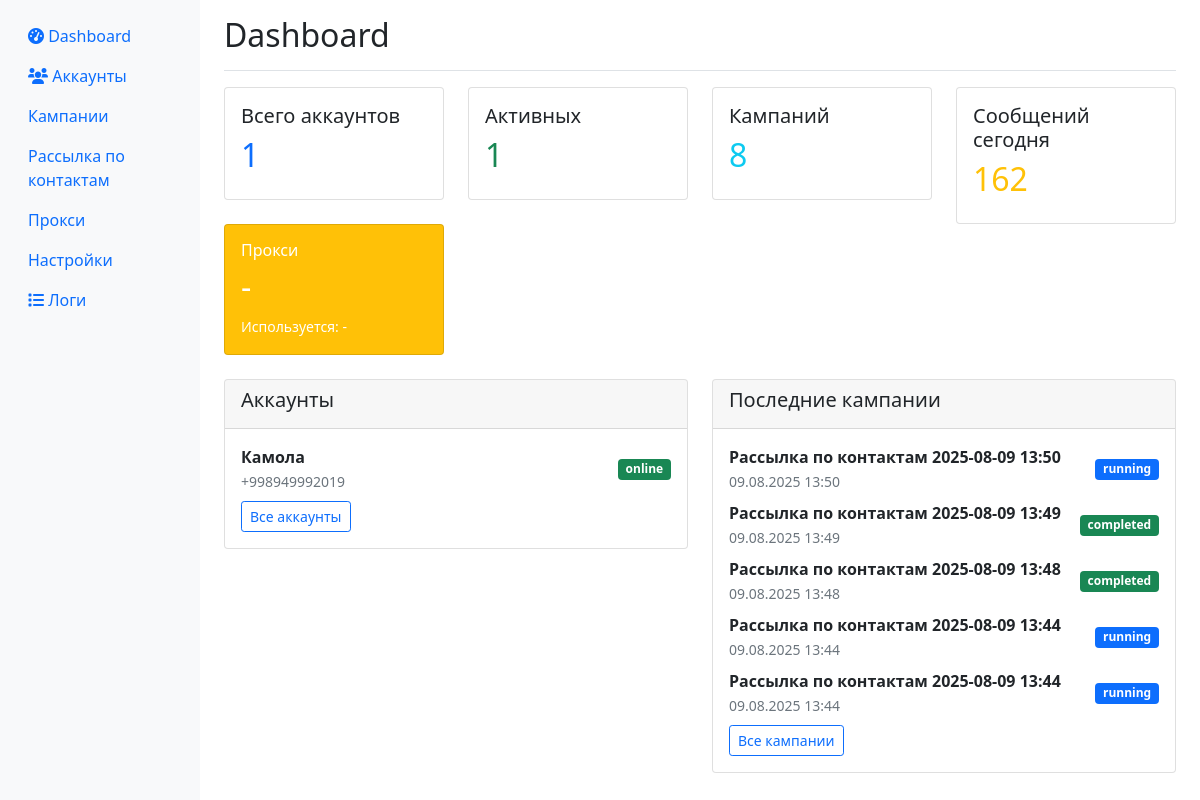
Before: / with the older database file.
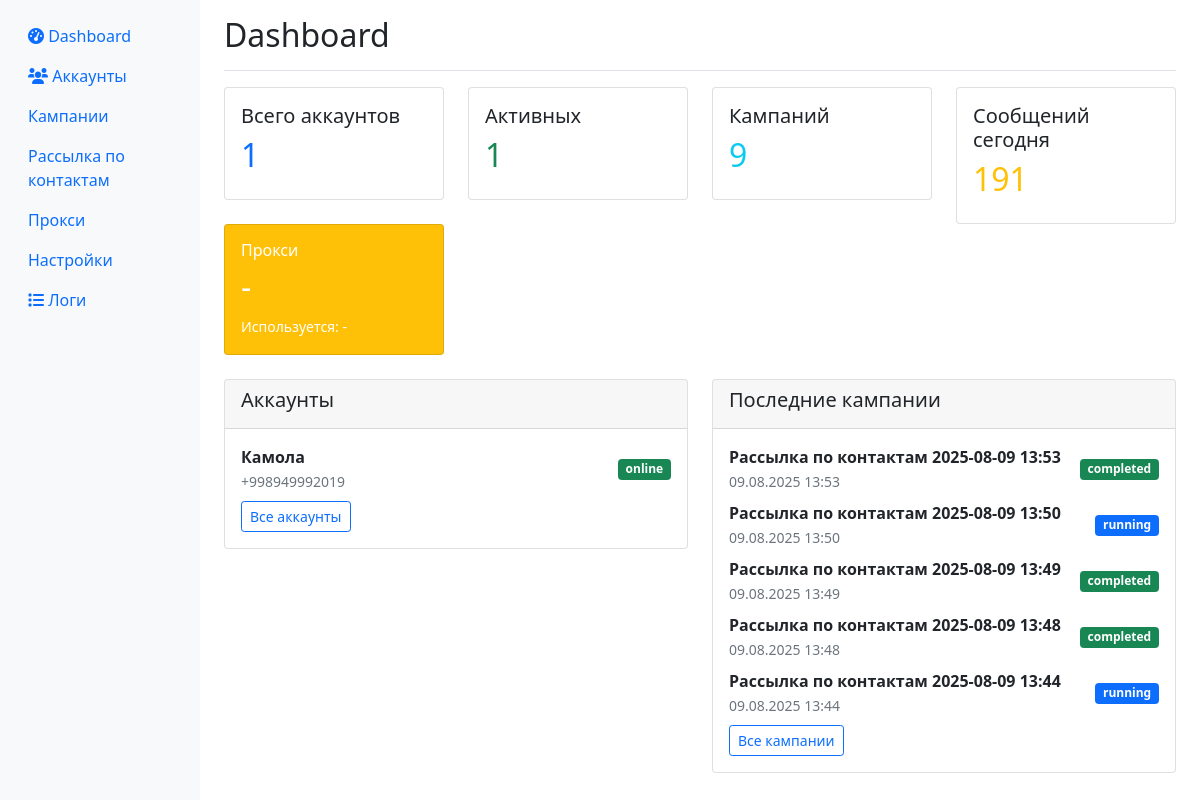
After: the same page with the newer database file.
### app/database.py (models this page shows)
class Account(Base):
    __tablename__ = "accounts"
    id = Column(Integer, primary_key=True, index=True)
    phone = Column(String, unique=True, index=True)
    name = Column(String)
    status = Column(String, default="offline")  # online, offline, blocked, error
    session_data = Column(Text)  # зашифрованная сессия
    proxy = Column(String, nullable=True)
    created_at = Column(DateTime, default=datetime.utcnow)
    last_activity = Column(DateTime, default=datetime.utcnow)
    messages_sent_today = Column(Integer, default=0)
    messages_sent_hour = Column(Integer, default=0)
    last_message_time = Column(DateTime, nullable=True)
    is_active = Column(Boolean, default=True)

class Campaign(Base):
    __tablename__ = "campaigns"
    id = Column(Integer, primary_key=True, index=True)
    name = Column(String)
    channel_message = Column(Text, nullable=True)
    group_message = Column(Text, nullable=True)
    private_message = Column(Text, nullable=True)
    channels_list = Column(Text, nullable=True)
    groups_list = Column(Text, nullable=True)
    private_list = Column(Text, nullable=True)
    delay_seconds = Column(Integer, default=3)
    attachment_path = Column(String, nullable=True)
    status = Column(String, default="created")  # created, running, paused, completed, scheduled, cancelled
    created_at = Column(DateTime, default=datetime.utcnow)
    scheduled_start = Column(DateTime, nullable=True)  # время запланированного старта
    account_id = Column(Integer, nullable=True)  # для привязки к конкретному аккаунту

### app/web.py (the view)
@app.get("/", response_class=HTMLResponse)
async def dashboard(request: Request, db: Session = Depends(get_db)):
    accounts = db.query(Account).all()
    campaigns = db.query(Campaign).order_by(Campaign.created_at.desc()).limit(10).all()
    total_accounts = len(accounts)
    active_accounts = len([a for a in accounts if a.is_active and a.status == "online"])
    total_campaigns = db.query(Campaign).count()
    messages_sent_today = db.query(SendLog).filter(
        SendLog.sent_at >= datetime.utcnow().date()
    ).count()
    return templates.TemplateResponse("dashboard.html", {
        "request": request,
        "accounts": accounts,
        "campaigns": campaigns,
        "stats": {
            "total_accounts": total_accounts,
            "active_accounts": active_accounts,
            "total_campaigns": total_campaigns,
            "messages_sent_today": messages_sent_today
        }
    })

### templates/dashboard.html (shortened to what this page needs)
{% extends "base.html" %}
{% block content %}
<div class="d-flex justify-content-between flex-wrap flex-md-nowrap align-items-center pt-3 pb-2 mb-3 border-bottom">
    <h1 class="h2">Dashboard</h1>
</div>
<div class="row mb-4">
    <div class="col-md-3">
        <div class="card">
            <div class="card-body">
                <h5 class="card-title">Всего аккаунтов</h5>
                <h2 class="text-primary">{{ stats.total_accounts }}</h2>
            </div>
        </div>
    </div>
    <div class="col-md-3">
        <div class="card">
            <div class="card-body">
                <h5 class="card-title">Активных</h5>
                <h2 class="text-success">{{ stats.active_accounts }}</h2>
            </div>
        </div>
    </div>
    <div class="col-md-3">
        <div class="card">
            <div class="card-body">
                <h5 class="card-title">Кампаний</h5>
                <h2 class="text-info">{{ stats.total_campaigns }}</h2>
            </div>
        </div>
    </div>
    <div class="col-md-3">
        <div class="card">
            <div class="card-body">
                <h5 class="card-title">Сообщений сегодня</h5>
                <h2 class="text-warning">{{ stats.messages_sent_today }}</h2>
            </div>
        </div>
    </div>
    <div class="col-md-3">
        <div class="card bg-warning text-white">
            <div class="card-body">
                <div class="d-flex justify-content-between">
                    <div>
                        <h6 class="card-title">Прокси</h6>
                        <h2 id="proxies-count">-</h2>
                        <small id="proxies-used">Используется: -</small>
                    </div>
                </div>
            </div>
        </div>
    </div>
</div>
<div class="row mb-4">
    <div class="col-md-6">
        <div class="card">
            <div class="card-header">
                <h5>Аккаунты</h5>
            </div>
            <div class="card-body">
                {% for account in accounts[:5] %}
                <div class="d-flex justify-content-between align-items-center mb-2">
                    <div>
                        <strong>{{ account.name or account.phone }}</strong><br>
                        <small class="text-muted">{{ account.phone }}</small>
                    </div>
                    <span class="badge bg-{% if account.status == 'online' %}success{% elif account.status == 'offline' %}secondary{% elif account.status == 'error' %}danger{% else %}warning{% endif %}">
                        {{ account.status }}
                    </span>
                </div>
                {% endfor %}
                <a href="/accounts" class="btn btn-sm btn-outline-primary">Все аккаунты</a>
            </div>
        </div>
    </div>
    <div class="col-md-6">
        <div class="card">
            <div class="card-header">
                <h5>Последние кампании</h5>
            </div>
            <div class="card-body">
                {% for campaign in campaigns[:5] %}
                <div class="d-flex justify-content-between align-items-center mb-2">
                    <div>
                        <strong>{{ campaign.name }}</strong><br>
                        <small class="text-muted">{{ campaign.created_at.strftime('%d.%m.%Y %H:%M') }}</small>
                    </div>
                    <span class="badge bg-{% if campaign.status == 'running' %}primary{% elif campaign.status == 'completed' %}success{% elif campaign.status == 'paused' %}warning{% else %}secondary{% endif %}">
                        {{ campaign.status }}
                    </span>
                </div>
                {% endfor %}
                <a href="/campaigns" class="btn btn-sm btn-outline-primary">Все кампании</a>
            </div>
        </div>
    </div>
</div>
{% endblock %}

Changed rows visible on the page:
no longer on this page (row unchanged): Campaign: name "Рассылка по контактам 2025-08-09 13:44", created_at "09.08.2025 13:44", status "running"
added Campaign: name "Рассылка по контактам 2025-08-09 13:53", created_at "09.08.2025 13:53", status "completed"
Other visible differences:
{{ stats.total_campaigns }}: "8" → "9"
{{ stats.messages_sent_today }}: "162" → "191"
